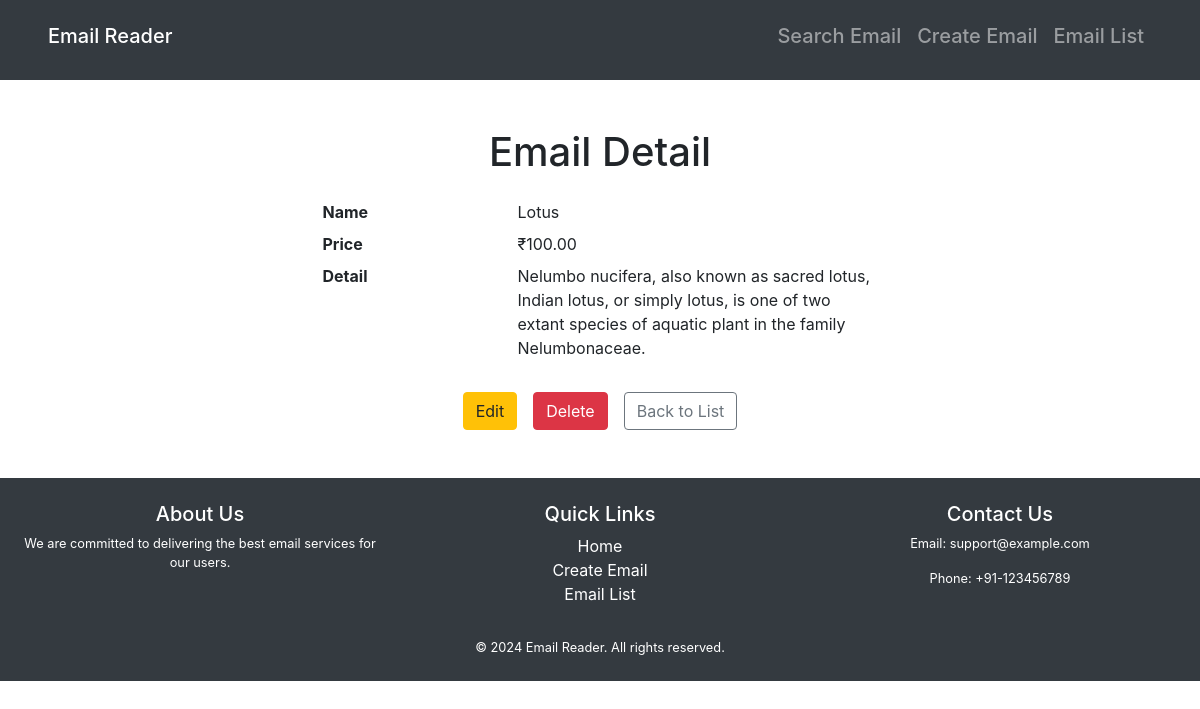
The page /emails/2/ on the database its author committed.
### email_reader/models.py (models this page shows, shortened)
class EmailData(models.Model):
    email_id = models.EmailField(unique=True)
    name = models.CharField(max_length=255)
    price = models.DecimalField(max_digits=10, decimal_places=2)
    detail = models.TextField()

### email_reader/views.py (the view)
# urls.py: path('emails/<int:pk>/', views.email_detail, name='email_detail'),
def email_detail(request, pk):
    email = get_object_or_404(EmailData, pk=pk)
    return render(request, 'email_reader/email_detail.html', {'email': email})

### email_reader/templates/email_reader/email_detail.html (shortened to what this page needs)
{% extends 'email_reader/base.html' %}
{% block content %}
<div class="container-fluid my-4">
    <div class="row justify-content-center">
        <div class="col-12 col-md-8 col-lg-6">
            <h1 class="text-center mb-4">Email Detail</h1>
            <dl class="row">
                <dt class="col-sm-4">Name</dt>
                <dd class="col-sm-8">{{ email.name }}</dd>
                <dt class="col-sm-4">Price</dt>
                <dd class="col-sm-8">₹{{ email.price }}</dd>
                <dt class="col-sm-4">Detail</dt>
                <dd class="col-sm-8">{{ email.detail }}</dd>
            </dl>
            <div class="d-flex justify-content-center mt-4">
                <a href="{% url 'email_update' email.pk %}" class="btn btn-warning mx-2">Edit</a>
                <a href="{% url 'email_delete' email.pk %}" class="btn btn-danger mx-2">Delete</a>
                <a href="{% url 'email_list' %}" class="btn btn-outline-secondary mx-2">Back to List</a>
            </div>
        </div>
    </div>
</div>
{% endblock %}

### rows shown on the page
EmailData: name "Lotus", price "100.00", detail "Nelumbo nucifera, also known as sacred lotus, Indian lotus, or simply lotus, is one of two extant species of aquatic plant in the family Nelumbonaceae."
